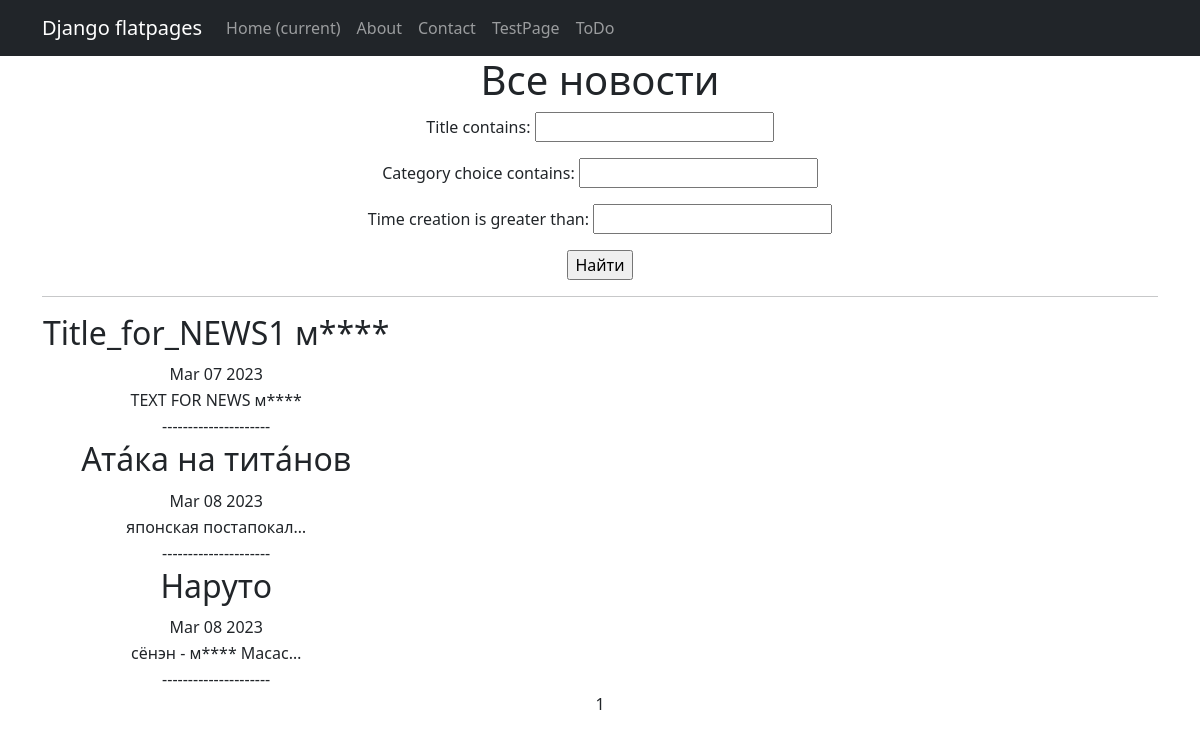
The page /news/ on the database as committed earlier.
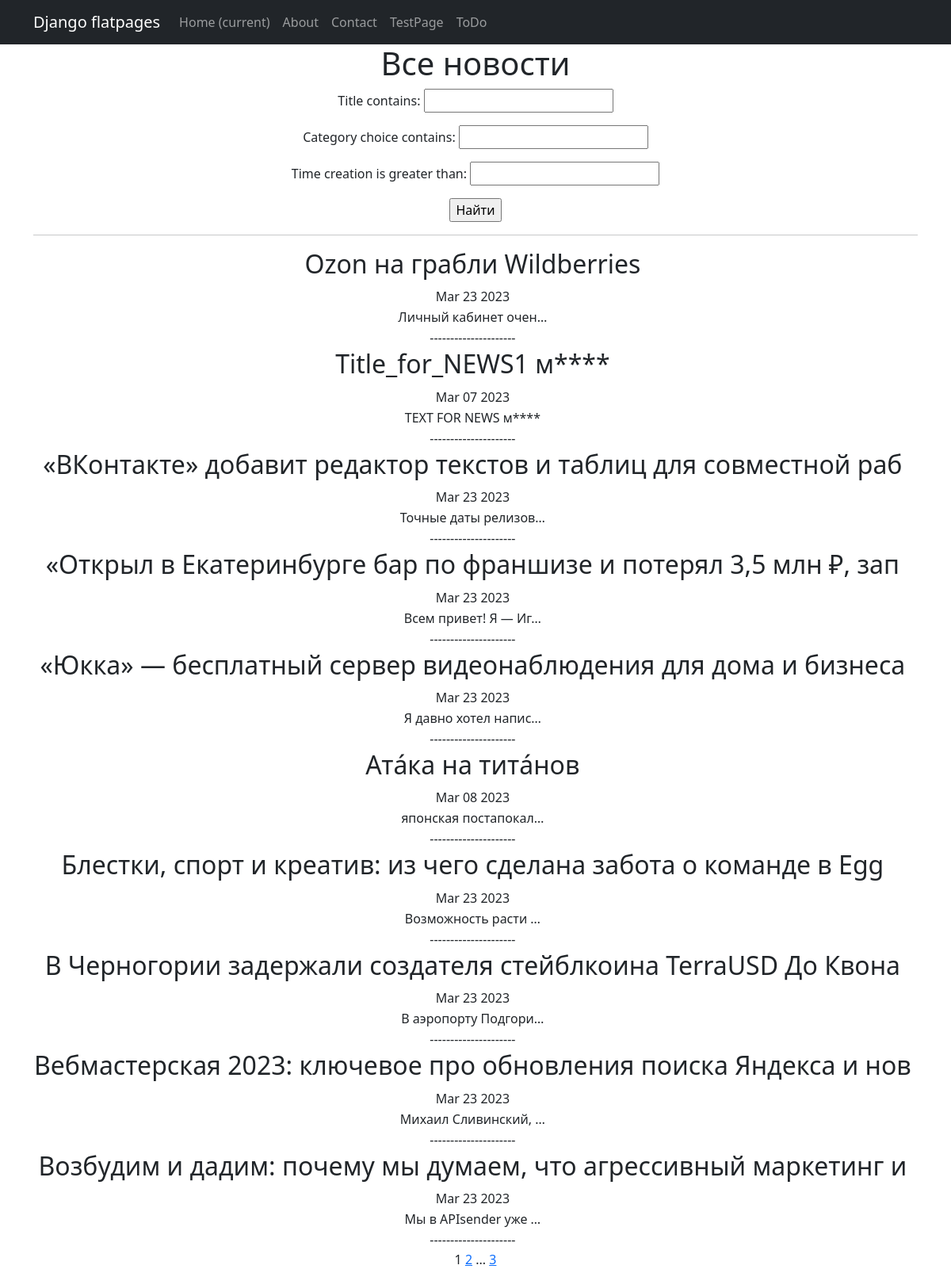
The same page on the database as committed later.
### news/models.py (models this page shows, shortened)
class Post(models.Model):
    author = models.ForeignKey("Author", on_delete=models.CASCADE)
    NEWS = 'NW'
    ARTICLE = "AR"
    CATEGORY_CHOICES = (
        (NEWS, 'Новость'),
        (ARTICLE, 'Статья')
    )
    category_choice = models.CharField(max_length=2, choices=CATEGORY_CHOICES, default=ARTICLE)
    time_creation = models.DateTimeField(auto_now_add=True)
    post_category = models.ManyToManyField(Category, through="PostCategory")
    title = models.CharField(max_length=64, unique=True)
    text = models.TextField()
    rating_post = models.IntegerField(default=0)

### news/views.py (the view)
# urls.py: path('', PostList.as_view()),
class PostList(ListView):
    model = Post
    ordering = 'title'
    template_name = 'news.html'
    context_object_name = 'news'
    paginate_by = 10
    def get_queryset(self):
        queryset = super().get_queryset()
        self.filterset = PostFilter(self.request.GET, queryset)
        return self.filterset.qs
    def get_context_data(self, **kwargs):
        context = super().get_context_data(**kwargs)
        context['filterset'] = self.filterset
        return context

### news/templatetags/custom_filters.py (called while the page is built)
@register.filter()
def censor_text(text):
    for word in text.split():
        if word.lower() in CENSOR_WORDS:
            if word.lower() in CENSOR_WORDS:
                text = text.replace(word, f"{word[0]}{'*' * (len(word) -1)}")
    return text

@register.filter()
def censor_title(title):
    for word in title.split():
        if word.lower() in CENSOR_WORDS:
            if word.lower() in CENSOR_WORDS:
                title = title.replace(word, f"{word[0]}{'*' * (len(word) -1)}")
    return title

### templates/news.html (shortened to what this page needs)
{% extends 'flatpages/default.html' %}
{% load custom_filters %}
{% block content %}
    <h1>Все новости</h1>
    <form action="" method="get">
        {{ filterset.form.as_p }}
        <input type="submit" value="Найти" />
    </form>
    <hr>
    {% if news %}
        <table>
            {% for post in news %}
            <tr>
                <td><h2>{{ post.title|censor_title }}</h2></td>
            </tr>
            <tr>
                <td>{{ post.time_creation|date:'M d Y'}}</td>
            </tr>
            <tr>
                <td>{{ post.text|truncatechars:20|censor_text }}</td>
            </tr>
            <tr>
                <td> --------------------- </td>
            </tr>
            {% endfor %}
        </table>
    {% else %}
        <h2> Статей нет </h2>
    {% endif %}
    {{ page_obj.number }}
    {% if page_obj.has_next %}
        <a href="?page={{ page_obj.next_page_number }}">{{ page_obj.next_page_number }}</a>
        {% if paginator.num_pages != page_obj.next_page_number %}
            ...
            <a href="?page={{ page_obj.paginator.num_pages }}">{{ page_obj.paginator.num_pages }}</a>
        {% endif %}
    {% endif%}
{% endblock content %}

### templates/flatpages/default.html (shortened to what this page needs)
<!DOCTYPE html>
<html lang="en">
    <head>
        {% load static %}
        <link href="{% static 'css/styles.css' %}" rel="stylesheet" />
    </head>
    <body>
        <nav class="navbar navbar-expand-lg navbar-dark bg-dark static-top">
   <div class="container">
       <a class="navbar-brand" href="#">Django flatpages</a>
       <div class="collapse navbar-collapse" id="navbarResponsive">
           <ul class="navbar-nav ml-auto">
               <li class="nav-item active">
                   <a class="nav-link" href="#">Home
                       <span class="sr-only">(current)</span>
                   </a>
               </li>
               <li class="nav-item">
                   <a class="nav-link" href="/about/">About</a>
               </li>
               <li class="nav-item">
                   <a class="nav-link" href="/contacts/">Contact</a>
               </li>
               <li class="nav-item">
                   <a class="nav-link" href="/test/">TestPage</a>
               </li>
               <li class="nav-item">
                   <a class="nav-link" href="/to_do/">ToDo</a>
               </li>
           </ul>
       </div>
   </div>
</nav>
        <div class="container">
            <div class="row">
                <div class="col-lg-12 text-center">
                    {% block content %}
                    {% endblock content %}
                </div>
            </div>
        </div>
    </body>
</html>

Rows that differ between the two databases and show on the page:
no longer on this page (row unchanged): Post: title|censor_title "Наруто", time_creation "Mar 08 2023", text|censor_text "сёнэн - м**** Масас…"
added Post: title|censor_title "Ozon на грабли Wildberries", time_creation "Mar 23 2023", text|censor_text "Личный кабинет очен…"
added Post: title|censor_title "«ВКонтакте» добавит редактор текстов и таблиц для совместной раб", time_creation "Mar 23 2023", text|censor_text "Точные даты релизов…"
added Post: title|censor_title "«Открыл в Екатеринбурге бар по франшизе и потерял 3,5 млн ₽, зап", time_creation "Mar 23 2023", text|censor_text "Всем привет! Я — Иг…"
added Post: title|censor_title "«Юкка» — бесплатный сервер видеонаблюдения для дома и бизнеса", time_creation "Mar 23 2023", text|censor_text "Я давно хотел напис…"
added Post: title|censor_title "Блестки, спорт и креатив: из чего сделана забота о команде в Egg", time_creation "Mar 23 2023", text|censor_text "Возможность расти …"
added Post: title|censor_title "В Черногории задержали создателя стейблкоина TerraUSD До Квона", time_creation "Mar 23 2023", text|censor_text "В аэропорту Подгори…"
added Post: title|censor_title "Вебмастерская 2023: ключевое про обновления поиска Яндекса и нов", time_creation "Mar 23 2023", text|censor_text "Михаил Сливинский, …"
added Post: title|censor_title "Возбудим и дадим: почему мы думаем, что агрессивный маркетинг и", time_creation "Mar 23 2023", text|censor_text "Мы в APIsender уже …"
Other text that changed with them:
{{ page_obj.next_page_number }}: (not shown) → "2"
{{ page_obj.paginator.num_pages }}: (not shown) → "3"
